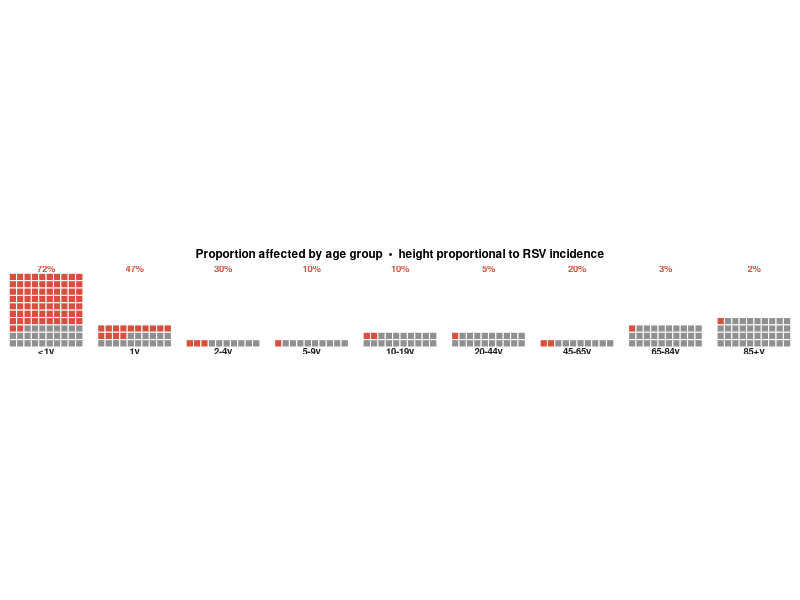

The R script that drew this image:
# Age Group Proportional Waffle Grids — RSV Incidence
# Output: 8 x 3 inches, suitable for an 8.5x11" document

library(ggplot2)
library(dplyr)

# ── Data ──────────────────────────────────────────────────────────
age_labels    <- c("<1y","1y","2-4y","5-9y","10-19y","20-44y","45-65y","65-84y","85+y")
shaded_frac   <- c(0.72, 0.46, 0.32, 0.12, 0.08, 0.06, 0.16, 0.04, 0.03)
rsv_incidence <- c(1500, 500, 180, 40, 12, 9.3, 20, 130, 500)

highlight_color <- "#D94F3D"
base_color      <- "#909090"
grid_color      <- "white"
COLS            <- 10L
GAP             <- 2L

# ── Grid dimensions ───────────────────────────────────────────────
max_inc   <- max(rsv_incidence)
min_rows  <- ceiling(1L / (shaded_frac * COLS))
grid_rows <- pmax(round(10 * rsv_incidence / max_inc), min_rows, 1L)
n_red     <- round(shaded_frac * COLS * grid_rows)
max_rows  <- max(grid_rows)
total_x   <- length(age_labels) * COLS + (length(age_labels) - 1L) * GAP

# ── Tile data ─────────────────────────────────────────────────────
# Cells numbered top-to-bottom, left-to-right; red fills from the top.
# Grids are bottom-aligned: bottom of every grid sits at y = 0.
tile_df <- do.call(rbind, lapply(seq_along(age_labels), function(i) {
  rows  <- grid_rows[i]
  total <- COLS * rows
  cells <- seq_len(total)
  x0    <- (i - 1L) * (COLS + GAP)
  cell_row <- (cells - 1L) %/% COLS   # 0 = top row
  cell_col <- (cells - 1L) %% COLS
  data.frame(
    x      = x0 + cell_col + 0.5,
    y      = (rows - 1L - cell_row) + 0.5,   # flip: top row → highest y
    shaded = cells <= n_red[i]
  )
}))

# ── Labels ────────────────────────────────────────────────────────
x_centres <- (seq_along(age_labels) - 1L) * (COLS + GAP) + COLS / 2

pct_df <- data.frame(
  x     = x_centres,
  y     = max_rows + 0.15,
  label = paste0(round(n_red / (COLS * grid_rows) * 100), "%")
)

age_df <- data.frame(
  x     = x_centres,
  y     = -0.15,
  label = age_labels
)

# ── Plot ──────────────────────────────────────────────────────────
p <- ggplot(tile_df, aes(x = x, y = y)) +
  geom_tile(aes(fill = shaded), width = 1, height = 1,
            color = grid_color, linewidth = 0.35) +
  scale_fill_manual(
    values = c("FALSE" = base_color, "TRUE" = highlight_color),
    guide  = "none"
  ) +
  geom_text(data = pct_df, aes(x = x, y = y, label = label),
            inherit.aes = FALSE,
            fontface = "bold", size = 2.4, color = highlight_color, vjust = 0) +
  geom_text(data = age_df, aes(x = x, y = y, label = label),
            inherit.aes = FALSE,
            fontface = "bold", size = 2.4, color = "#222222", vjust = 1) +
  ggtitle("Proportion affected by age group  \u2022  height proportional to RSV incidence") +
  coord_equal(
    xlim   = c(-0.5, total_x + 0.5),
    ylim   = c(-0.9, max_rows + 0.9),
    expand = FALSE
  ) +
  theme_void() +
  theme(
    plot.title = element_text(face = "bold", size = 8.5, hjust = 0.5,
                              margin = margin(b = 4)),
    plot.margin = margin(6, 4, 4, 4)
  )

ggsave("age_waffle_proportional.png", p,
       width = 8, height = 3, dpi = 200, bg = "white")

message("Saved: age_waffle_proportional.png")
